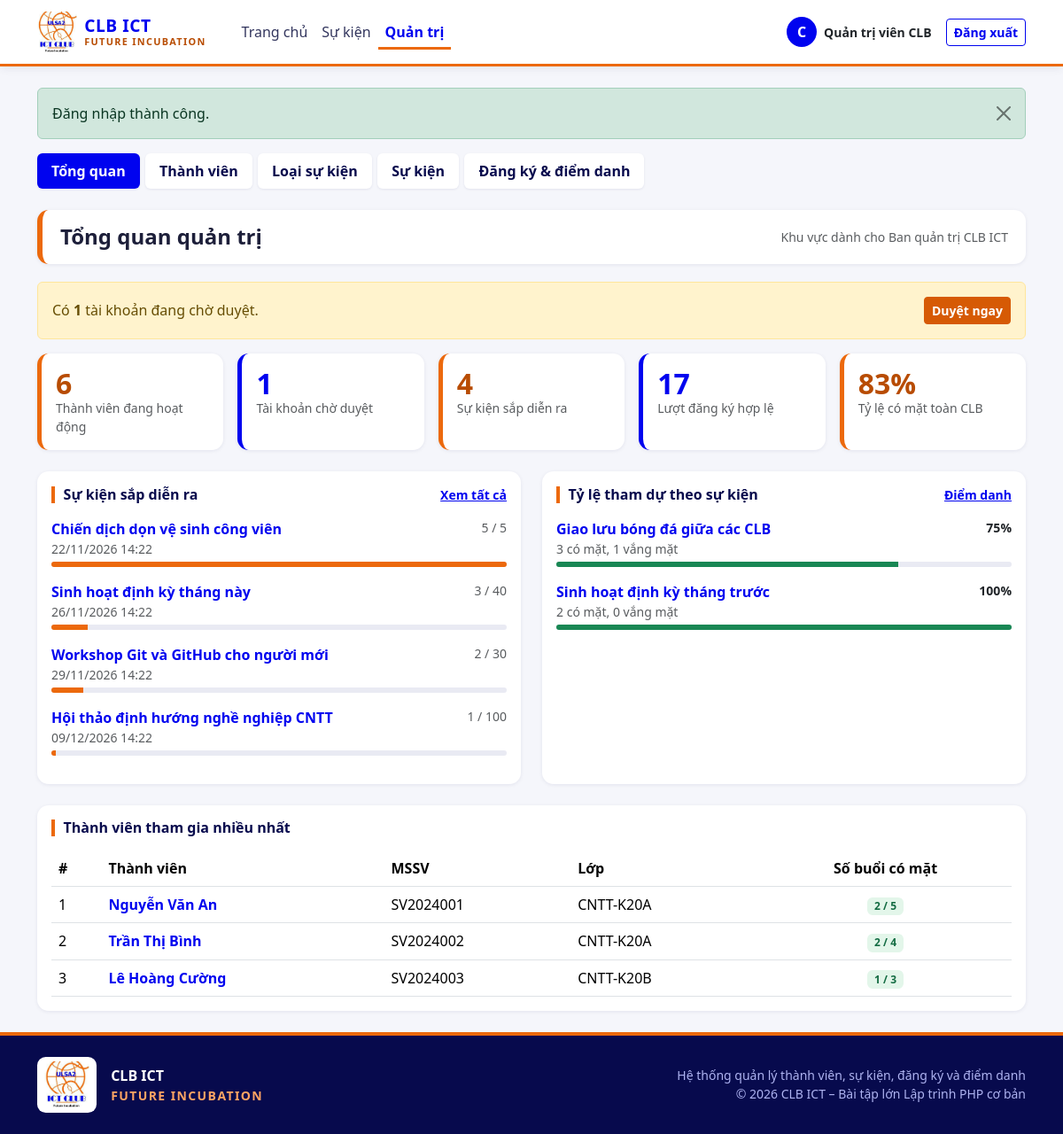
The app's page /clb/admin/index.php (signed in) with its own data.
### tables this page shows
CREATE TABLE events (
  id                    INT UNSIGNED NOT NULL AUTO_INCREMENT,
  category_id           INT UNSIGNED NOT NULL,
  title                 VARCHAR(200) NOT NULL,
  description           TEXT         NULL,
  location              VARCHAR(200) NOT NULL,
  start_time            DATETIME     NOT NULL,
  end_time              DATETIME     NOT NULL,
  registration_deadline DATETIME     NOT NULL,
  max_participants      INT UNSIGNED NOT NULL,
  status                ENUM('open','closed','finished','cancelled') NOT NULL DEFAULT 'open',
  PRIMARY KEY (id),
  KEY idx_events_start_time (start_time),
  KEY idx_events_status (status),
  KEY idx_events_category (category_id),
  CONSTRAINT chk_events_max CHECK (max_participants > 0),
  CONSTRAINT chk_events_time CHECK (end_time > start_time),
  CONSTRAINT chk_events_deadline CHECK (registration_deadline <= start_time),
  CONSTRAINT fk_events_category
    FOREIGN KEY (category_id) REFERENCES event_categories(id)
    ON DELETE RESTRICT ON UPDATE CASCADE
);

CREATE TABLE users (
  id            INT UNSIGNED NOT NULL AUTO_INCREMENT,
  email         VARCHAR(100) NOT NULL,
  password_hash VARCHAR(255) NOT NULL,
  full_name     VARCHAR(100) NOT NULL,
  student_code  VARCHAR(20)  NULL,
  class_name    VARCHAR(30)  NULL,
  phone         VARCHAR(15)  NULL,
  role          ENUM('admin','member') NOT NULL DEFAULT 'member',
  status        ENUM('pending','active','inactive','rejected') NOT NULL DEFAULT 'pending',
  PRIMARY KEY (id),
  UNIQUE KEY uq_users_email (email),
  UNIQUE KEY uq_users_student_code (student_code),
  KEY idx_users_full_name (full_name),
  KEY idx_users_class (class_name)
);

### clb/includes/functions.php (called while the page is built, shortened)
<?php
function e(?string $s): string
{
    return htmlspecialchars((string)$s, ENT_QUOTES, 'UTF-8');
}
function url(string $path = ''): string
{
    return BASE_URL . '/' . ltrim($path, '/');
}
function fmt_datetime(?string $dt): string
{
    return $dt ? date('d/m/Y H:i', strtotime($dt)) : '—';
}

### clb/config/database.php (called while the page is built, shortened)
<?php
function db(): PDO
{
    static $pdo = null;
    if ($pdo === null) {
        $dsn = 'mysql:host=' . DB_HOST . ';dbname=' . DB_NAME . ';charset=utf8mb4';
        try {
            $pdo = new PDO($dsn, DB_USER, DB_PASS, [
                PDO::ATTR_ERRMODE            => PDO::ERRMODE_EXCEPTION,
                PDO::ATTR_DEFAULT_FETCH_MODE => PDO::FETCH_ASSOC,
                PDO::ATTR_EMULATE_PREPARES   => false,
            ]);
        } catch (PDOException $e) {
            error_log('DB connect error: ' . $e->getMessage());
            http_response_code(500);
            exit('Không kết nối được cơ sở dữ liệu. Hãy bật MySQL trong XAMPP và kiểm tra config/config.php.');
        }
    }
    return $pdo;
}

### clb/admin/index.php (the view, shortened to what this page needs)
<?php
$now = date('Y-m-d H:i:s');
$members = (int)db()->query("SELECT COUNT(*) FROM users WHERE role = 'member' AND status = 'active'")->fetchColumn();
$pending = (int)db()->query("SELECT COUNT(*) FROM users WHERE role = 'member' AND status = 'pending'")->fetchColumn();
$regs    = (int)db()->query("SELECT COUNT(*) FROM registrations WHERE status = 'registered'")->fetchColumn();
$st = db()->prepare("SELECT COUNT(*) FROM events WHERE status = 'open' AND start_time > ?");
$st->execute([$now]);
$upcomingCount = (int)$st->fetchColumn();
$row = db()->query(
    "SELECT COALESCE(SUM(attendance = 'present'), 0) AS p, COALESCE(SUM(attendance = 'absent'), 0) AS a
     FROM registrations WHERE status = 'registered'"
)->fetch();
$totalPresent = (int)$row['p'];
$totalAbsent  = (int)$row['a'];
$overallRate  = ($totalPresent + $totalAbsent) > 0
    ? (int)round($totalPresent / ($totalPresent + $totalAbsent) * 100) : null;
$stats = [
    ['Thành viên đang hoạt động', (string)$members],
    ['Tài khoản chờ duyệt',       (string)$pending],
    ['Sự kiện sắp diễn ra',       (string)$upcomingCount],
    ['Lượt đăng ký hợp lệ',       (string)$regs],
    ['Tỷ lệ có mặt toàn CLB',     $overallRate === null ? '—' : $overallRate . '%'],
];
$st = db()->prepare(
    "SELECT e.id, e.title, e.start_time, e.max_participants,
            (SELECT COUNT(*) FROM registrations r WHERE r.event_id = e.id AND r.status = 'registered') AS registered_count
     FROM events e
     WHERE e.status = 'open' AND e.start_time > ?
     ORDER BY e.start_time ASC
     LIMIT 5"
);
$st->execute([$now]);
$upcoming = $st->fetchAll();
$attendanceByEvent = db()->query(
    "SELECT e.id, e.title, e.start_time,
            SUM(r.attendance = 'present') AS p,
            SUM(r.attendance = 'absent')  AS a
     FROM events e
     JOIN registrations r ON r.event_id = e.id AND r.status = 'registered'
     GROUP BY e.id, e.title, e.start_time
     HAVING SUM(r.attendance IN ('present', 'absent')) > 0
     ORDER BY e.start_time DESC
     LIMIT 5"
)->fetchAll();
$topMembers = db()->query(
    "SELECT u.id, u.full_name, u.student_code, u.class_name,
            SUM(r.attendance = 'present') AS present_cnt,
            SUM(r.status = 'registered')  AS regs
     FROM users u
     JOIN registrations r ON r.user_id = u.id
     WHERE u.role = 'member'
     GROUP BY u.id, u.full_name, u.student_code, u.class_name
     HAVING SUM(r.attendance = 'present') > 0
     ORDER BY present_cnt DESC, regs DESC, u.full_name ASC
     LIMIT 5"
)->fetchAll();
require __DIR__ . '/../includes/header.php';
require __DIR__ . '/../includes/admin_nav.php';
?>
<div class="page-head">
    <h1 class="h4">Tổng quan quản trị</h1>
    <span class="text-muted small">Khu vực dành cho Ban quản trị <?= e(APP_NAME) ?></span>
</div>
<?php if ($pending > 0): ?>
    <div class="alert alert-warning d-flex flex-wrap justify-content-between align-items-center gap-2">
        <span>Có <strong><?= $pending ?></strong> tài khoản đang chờ duyệt.</span>
        <a class="btn btn-primary btn-sm" href="<?= e(url('admin/members.php?status=pending')) ?>">Duyệt ngay</a>
    </div>
<?php endif; ?>
<div class="row g-3 mb-4">
    <?php foreach ($stats as $i => [$label, $value]): $tone = ($i % 2 === 0) ? 'orange' : 'blue'; ?>
        <div class="col-sm-6 col-lg">
            <div class="card stat-card <?= $tone ?> h-100">
                <div class="card-body">
                    <div class="stat-number"><?= e($value) ?></div>
                    <div class="text-muted small"><?= e($label) ?></div>
                </div>
            </div>
        </div>
    <?php endforeach; ?>
</div>
<div class="row g-4 mb-4">
    <div class="col-lg-6">
        <div class="card h-100"><div class="card-body">
            <div class="d-flex justify-content-between align-items-center mb-3">
                <h2 class="h6 form-section-title mb-0">Sự kiện sắp diễn ra</h2>
                <a class="small fw-semibold" href="<?= e(url('admin/events.php')) ?>">Xem tất cả</a>
            </div>
            <?php if (!$upcoming): ?>
                <p class="text-muted mb-0">Chưa có sự kiện nào sắp diễn ra.</p>
            <?php else: ?>
                <?php foreach ($upcoming as $ev):
                    $reg = (int)$ev['registered_count']; $max = (int)$ev['max_participants'];
                    $pct = $max > 0 ? min(100, (int)round($reg / $max * 100)) : 0;
                ?>
                    <div class="mb-3">
                        <div class="d-flex justify-content-between gap-2">
                            <a class="fw-semibold text-decoration-none"
                               href="<?= e(url('admin/registrations.php?event_id=' . (int)$ev['id'])) ?>"><?= e($ev['title']) ?></a>
                            <span class="small text-muted text-nowrap"><?= $reg ?> / <?= $max ?></span>
                        </div>
                        <div class="small text-muted mb-1"><?= e(fmt_datetime($ev['start_time'])) ?></div>
                        <div class="progress"><div class="progress-bar" style="width: <?= $pct ?>%"></div></div>
                    </div>
                <?php endforeach; ?>
            <?php endif; ?>
        </div></div>
    </div>
    <div class="col-lg-6">
        <div class="card h-100"><div class="card-body">
            <div class="d-flex justify-content-between align-items-center mb-3">
                <h2 class="h6 form-section-title mb-0">Tỷ lệ tham dự theo sự kiện</h2>
                <a class="small fw-semibold" href="<?= e(url('admin/registrations.php')) ?>">Điểm danh</a>
            </div>
            <?php if (!$attendanceByEvent): ?>
                <p class="text-muted mb-0">Chưa có sự kiện nào được điểm danh.</p>
            <?php else: ?>
                <?php foreach ($attendanceByEvent as $a):
                    $p = (int)$a['p']; $ab = (int)$a['a'];
                    $pct = (int)round($p / ($p + $ab) * 100);
                ?>
                    <div class="mb-3">
                        <div class="d-flex justify-content-between gap-2">
                            <a class="fw-semibold text-decoration-none"
                               href="<?= e(url('admin/registrations.php?event_id=' . (int)$a['id'])) ?>"><?= e($a['title']) ?></a>
                            <span class="small fw-semibold text-nowrap"><?= $pct ?>%</span>
                        </div>
                        <div class="small text-muted mb-1"><?= $p ?> có mặt, <?= $ab ?> vắng mặt</div>
                        <div class="progress"><div class="progress-bar bg-success" style="width: <?= $pct ?>%"></div></div>
                    </div>
                <?php endforeach; ?>
            <?php endif; ?>
        </div></div>
    </div>
</div>
<div class="card"><div class="card-body">
    <h2 class="h6 form-section-title">Thành viên tham gia nhiều nhất</h2>
    <?php if (!$topMembers): ?>
        <p class="text-muted mb-0">Chưa có dữ liệu điểm danh.</p>
    <?php else: ?>
        <div class="table-responsive">
            <table class="table align-middle mb-0">
                <thead><tr><th>#</th><th>Thành viên</th><th>MSSV</th><th>Lớp</th><th class="text-center">Số buổi có mặt</th></tr></thead>
                <tbody>
                <?php foreach ($topMembers as $n => $m): ?>
                    <tr>
                        <td><?= $n + 1 ?></td>
                        <td>
                            <a class="fw-semibold text-decoration-none"
                               href="<?= e(url('admin/member_view.php?id=' . (int)$m['id'])) ?>"><?= e($m['full_name']) ?></a>
                        </td>
                        <td><?= e($m['student_code']) ?></td>
                        <td><?= e($m['class_name']) ?></td>
                        <td class="text-center"><span class="badge badge-att-present"><?= (int)$m['present_cnt'] ?> / <?= (int)$m['regs'] ?></span></td>
                    </tr>
                <?php endforeach; ?>
                </tbody>
            </table>
        </div>
    <?php endif; ?>
</div></div>
<?php require __DIR__ . '/../includes/footer.php'; ?>

### clb/assets/css/style.css (style rules this page uses)
:root { --brand-orange: #EC690C; --brand-orange-dark: #B84C02; --brand-orange-soft: #FDEBDD; --brand-blue: #0003EF; --brand-blue-dark: #0A0C8C; --brand-navy: #070A4D; --brand-blue-soft: #E8E9FF; --bs-primary: #D65A05; --bs-primary-rgb: 214, 90, 5; --bs-link-color: #0003EF; --bs-link-color-rgb: 0, 3, 239; --bs-link-hover-color: #0A0C8C; --bs-link-hover-color-rgb: 10, 12, 140; }
body { background-color: #F5F6FB; color: #1d1f3a; }
h1, h2, h3, h4, h5, h6 { color: var(--brand-navy); }
.btn-primary { --bs-btn-bg: #D65A05; --bs-btn-border-color: #D65A05; --bs-btn-hover-bg: #B84C02; --bs-btn-hover-border-color: #B84C02; --bs-btn-active-bg: #A64402; --bs-btn-active-border-color: #A64402; --bs-btn-disabled-bg: #D65A05; --bs-btn-disabled-border-color: #D65A05; --bs-btn-focus-shadow-rgb: 214, 90, 5; font-weight: 600; }
.card { border: 0; border-radius: .8rem; box-shadow: 0 1px 4px rgba(7, 10, 77, .08); }
.page-head { display: flex; align-items: center; justify-content: space-between; flex-wrap: wrap; gap: .5rem; padding: 1rem 1.25rem; margin-bottom: 1.25rem; background: #fff; border-radius: .8rem; border-left: 6px solid var(--brand-orange); box-shadow: 0 1px 4px rgba(7, 10, 77, .08); }
.page-head h1 { margin: 0; font-weight: 800; }
.stat-card { border-left: 5px solid var(--brand-orange); }
.stat-card.blue { border-left-color: var(--brand-blue); }
.stat-number { font-size: 2rem; font-weight: 800; line-height: 1.1; color: var(--brand-blue); }
.stat-card.orange .stat-number { color: var(--brand-orange-dark); }
.progress { height: 6px; background: #E9EAF3; }
.progress-bar { background: var(--brand-orange); }
.form-section-title { font-weight: 700; color: var(--brand-navy); border-left: 4px solid var(--brand-orange); padding-left: .6rem; margin-bottom: 1rem; }
.badge-att-present { background: #E3F6EA; color: #146c43; font-weight: 600; }

### records on screen
events: title "Chiến dịch dọn vệ sinh công viên", reg "5", max_participants "5", start_time "22/11/2026 14:22", $pct 100 (drawn)
events: title "Sinh hoạt định kỳ tháng này", reg "3", max_participants "40", start_time "26/11/2026 14:22", $pct 8 (drawn)
events: title "Workshop Git và GitHub cho người mới", reg "2", max_participants "30", start_time "29/11/2026 14:22", $pct 7 (drawn)
events: title "Hội thảo định hướng nghề nghiệp CNTT", reg "1", max_participants "100", start_time "09/12/2026 14:22"
events: title "Giao lưu bóng đá giữa các CLB", pct "75", p "3", ab "1"
events: title "Sinh hoạt định kỳ tháng trước", pct "100", p "2", ab "0"
users: full_name "Nguyễn Văn An", student_code "SV2024001", class_name "CNTT-K20A", present_cnt "2", regs "5"
users: full_name "Trần Thị Bình", student_code "SV2024002", class_name "CNTT-K20A", present_cnt "2", regs "4"
users: full_name "Lê Hoàng Cường", student_code "SV2024003", class_name "CNTT-K20B", present_cnt "1", regs "3"

### other values on screen
APP_NAME "CLB ICT"
APP_TAGLINE "FUTURE INCUBATION"
$initial "C"
$user['full_name'] "Quản trị viên CLB"
$f['msg'] "Đăng nhập thành công."
$label "Tổng quan"
$label "Thành viên"
$label "Loại sự kiện"
$label "Sự kiện"
$label "Đăng ký & điểm danh"
$pending "1"
$value "6"
$label "Thành viên đang hoạt động"
$value "1"
$label "Tài khoản chờ duyệt"
